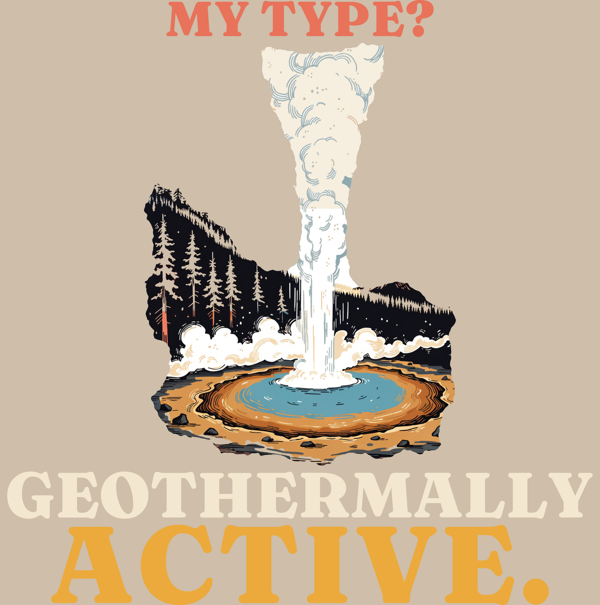
#> input picture designs/c507/prev3_print_dark_light.png, 600 x 605 px
$ python rough.py prev3_print_dark_light.png out.png 1.0 5
#> lines starting #> are read from the running program, lines starting #| are printed output that depends on the picture; after the words box and inside, x2 and y2 are one past the last pixel; in counts of white or black regions, pixels touching at a corner belong together
import sys, numpy as np, cv2
from PIL import Image
# rough.py in out depth seed: carves worn uneven edges (dark ink included) into the outer 'depth' px of the art
im = Image.open(sys.argv[1]).convert('RGBA'); a = np.array(im); depth = float(sys.argv[3]); rng = np.random.default_rng(int(sys.argv[4]))
al = (a[..., 3] > 40).astype(np.uint8); al = np.pad(al, 2); dist = cv2.distanceTransform(al, cv2.DIST_L2, 5)[2:-2, 2:-2]
#> after `al = (a[..., 3] > 40).astype(np.uint8)`: al: shape (605, 600); every value is 1
#> after `al = np.pad(al, 2)`:
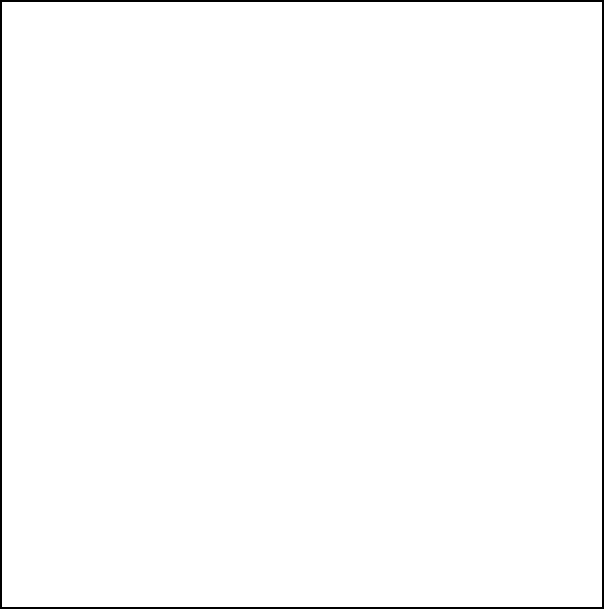
#> al: shape (609, 604); values 0 (black) and 1 (white), 98.7% white; 1 black region, box (x1, y1, x2, y2) and area: (0, 0, 604, 609) 4836
#> after `dist = cv2.distanceTransform(al, cv2.DIST_L2, 5)[2:-2, 2:-2]`:
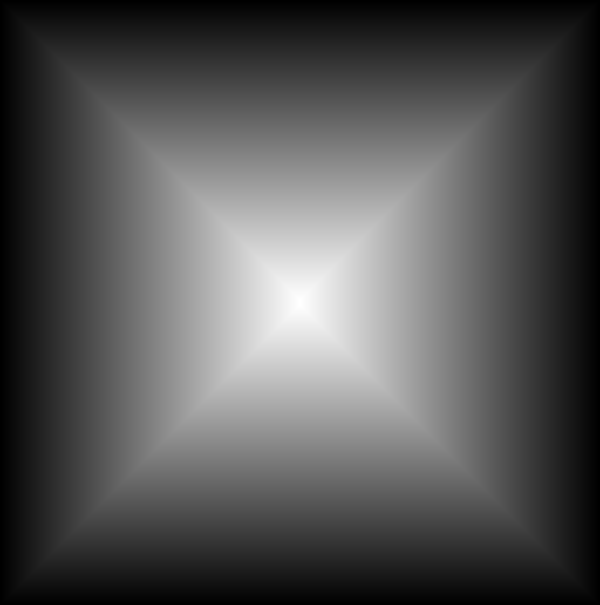
#> dist: shape (605, 600) float32; min 1, max 300, mean 100.9; drawn with min black and max white
n = np.zeros(al[2:-2, 2:-2].shape, np.float32)
for s, w in ((70, .45), (28, .35), (10, .2)):
    f = rng.random(n.shape).astype(np.float32); f = cv2.GaussianBlur(f, (0, 0), s); f = (f - f.min()) / (f.max() - f.min()); n += w * f
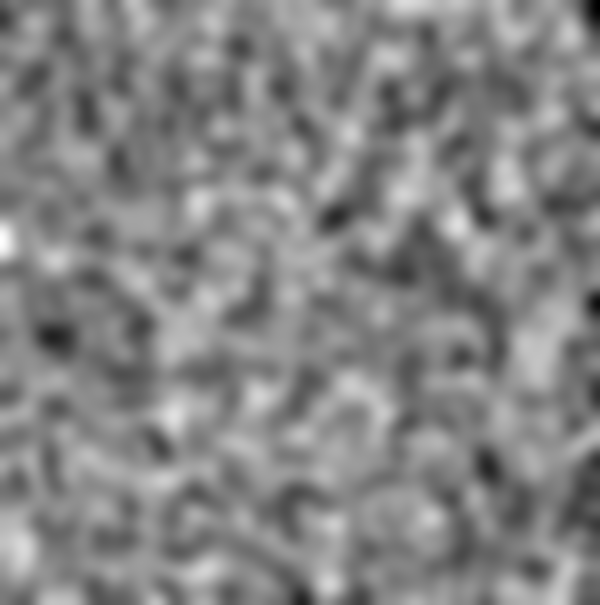
#> f: shape (605, 600) float32; min 0, max 1, mean 0.523
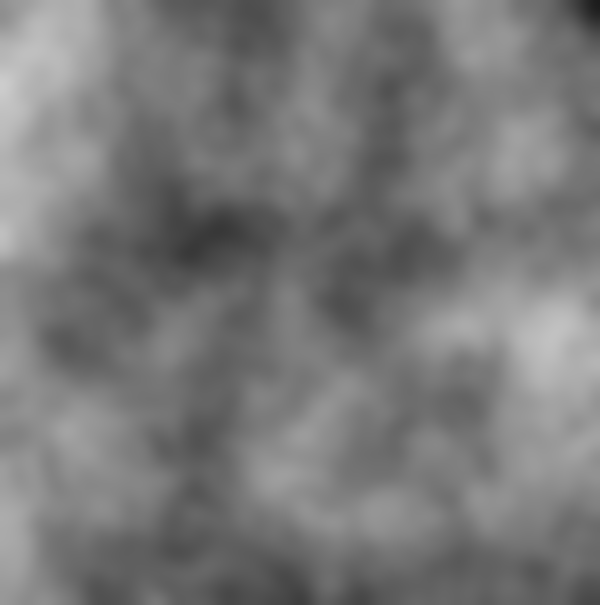
#> n: shape (605, 600) float32; min 0.111, max 0.804, mean 0.476
n = (n - n.min()) / (n.max() - n.min())
kill = (dist < depth * (0.15 + 1.2 * n)) & (dist < depth)
#> kill: shape (605, 600) bool; every value is 0
a[..., 3][kill & (a[..., 3] > 0)] = 0
Image.fromarray(a).save(sys.argv[2]); print('dropped', int(kill.sum()))
#| dropped 0

$ run again, on designs/c507/prev3_print_light_light.png
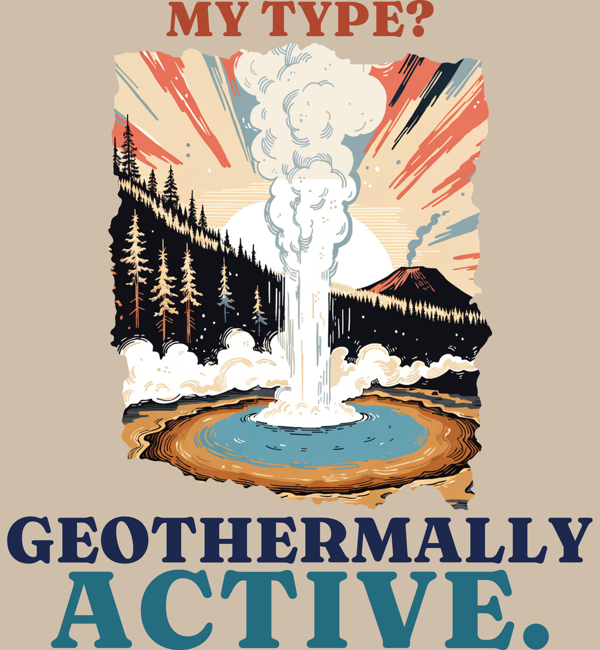
#> input picture designs/c507/prev3_print_light_light.png, 600 x 650 px
#> al: shape (650, 600); every value is 1
#> al: shape (654, 604); values 0 (black) and 1 (white), 98.7% white; 1 black region, box (x1, y1, x2, y2) and area: (0, 0, 604, 654) 5016
#> after the loop `for s, w in ((70, .45), (28, .35), (10, .2)):`:
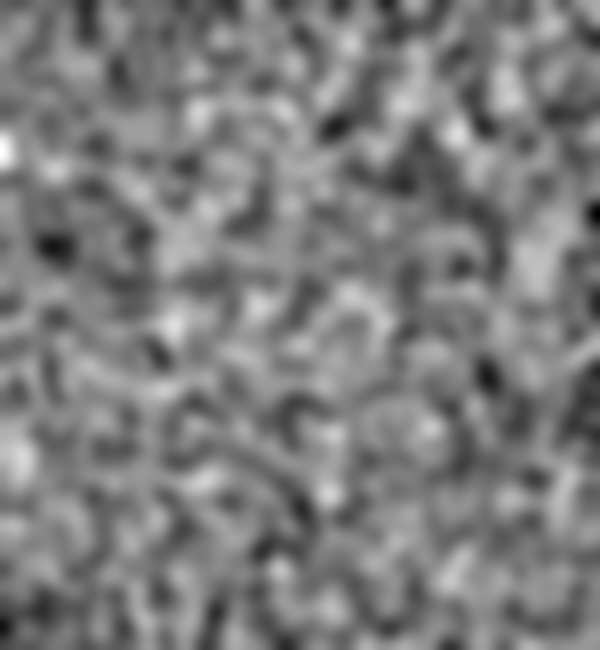
#> f: shape (650, 600) float32; min 0, max 1, mean 0.493
#> after the loop `for s, w in ((70, .45), (28, .35), (10, .2)):`:
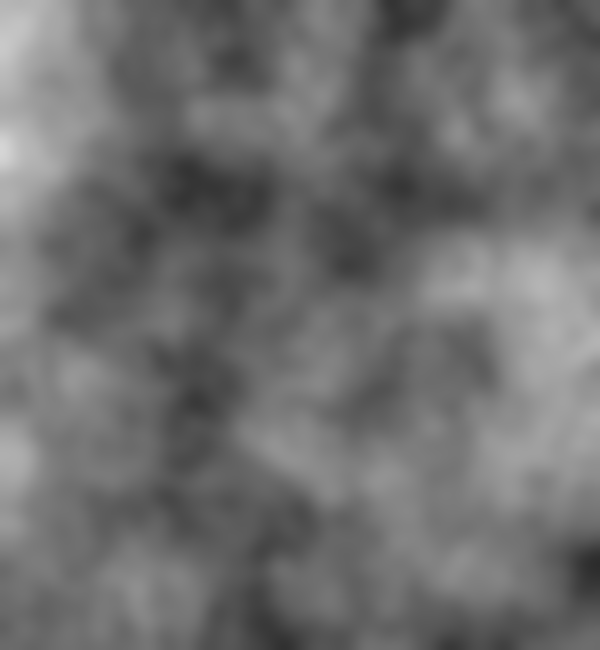
#> n: shape (650, 600) float32; min 0.175, max 0.839, mean 0.437
#> kill: shape (650, 600) bool; every value is 0
#| dropped 0

$ run again, on designs/c507/prev5_print_light_light.png
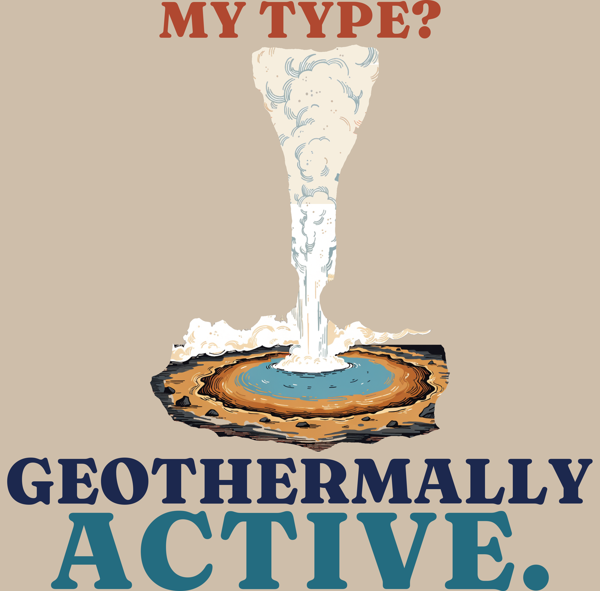
#> input picture designs/c507/prev5_print_light_light.png, 600 x 591 px
#> al: shape (591, 600); every value is 1
#> al: shape (595, 604); values 0 (black) and 1 (white), 98.7% white; 1 black region, box (x1, y1, x2, y2) and area: (0, 0, 604, 595) 4780
#> after the loop `for s, w in ((70, .45), (28, .35), (10, .2)):`:
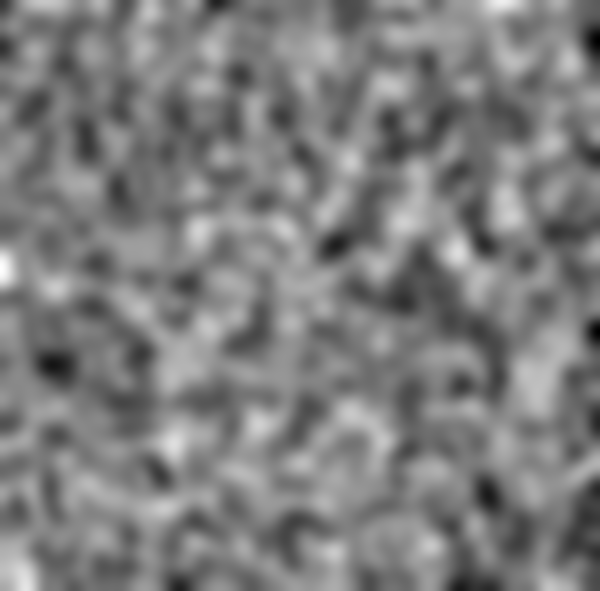
#> f: shape (591, 600) float32; min 0, max 1, mean 0.495
#> after the loop `for s, w in ((70, .45), (28, .35), (10, .2)):`:
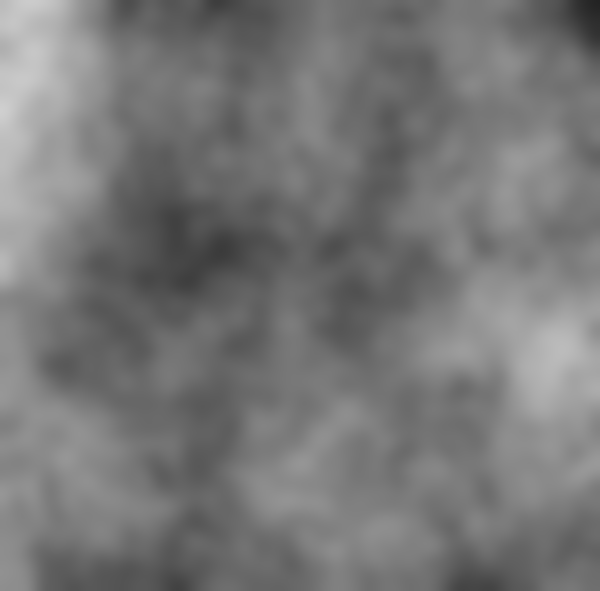
#> n: shape (591, 600) float32; min 0.14, max 0.814, mean 0.469
#> kill: shape (591, 600) bool; every value is 0
#| dropped 0
